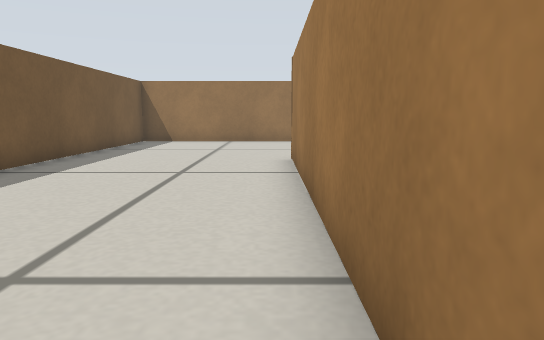
view 1 (above)

18 first-person views from a walk through a Gazebo world. The camera is 0.22 m above the floor, tilts 8° down and sees 70° across. The floor is counted in squares, 0.2 m on a side. Each view is taken from the middle of a square. On the plan, view 1 faces up. The plan holds only what a view shows up to about 14 squares ahead; the rest is blank.

view 2
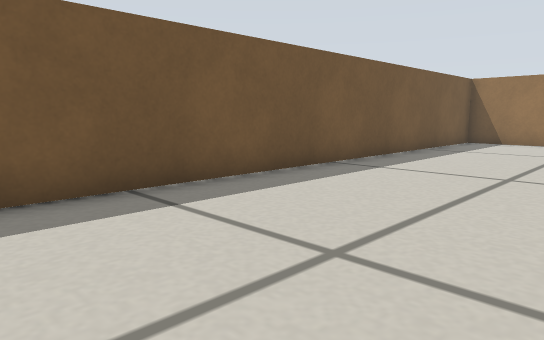

view 3
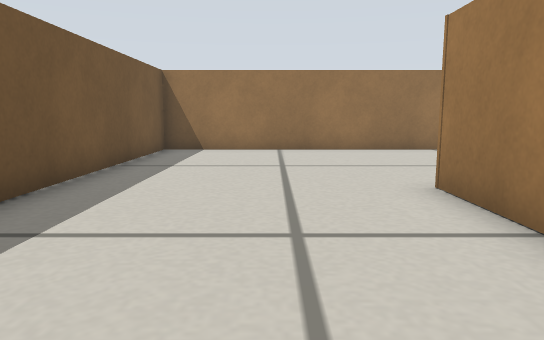

view 4
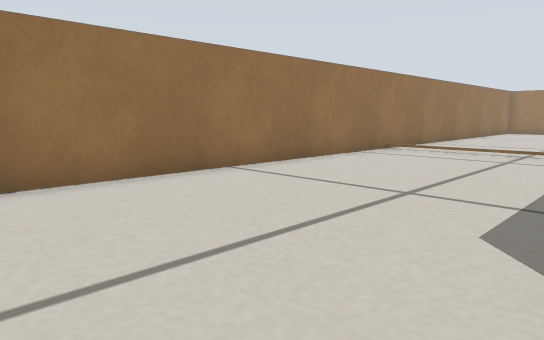

view 5
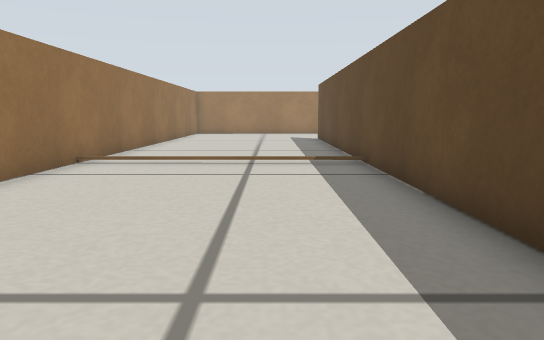

view 6
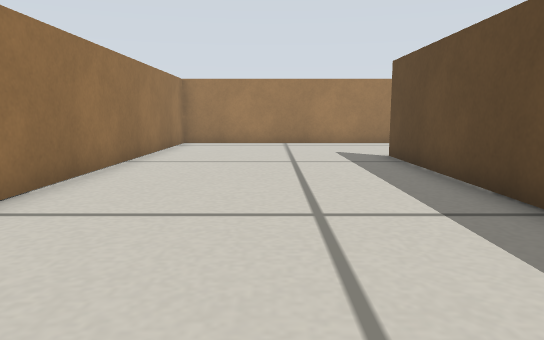

view 7
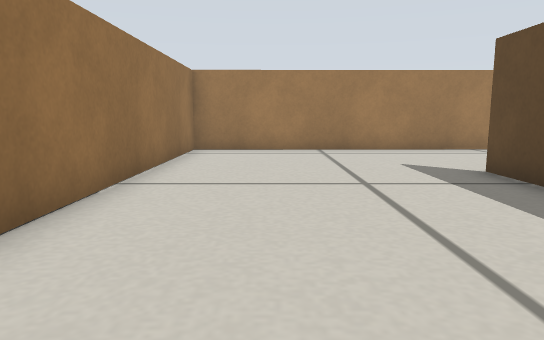

view 8
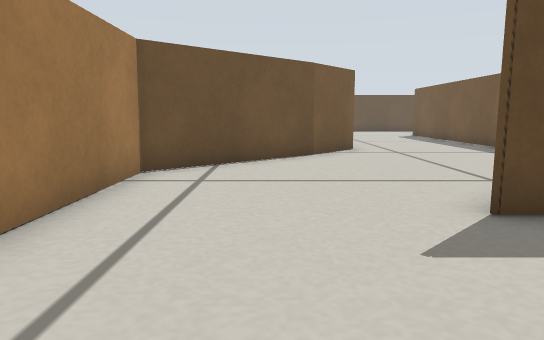

view 9
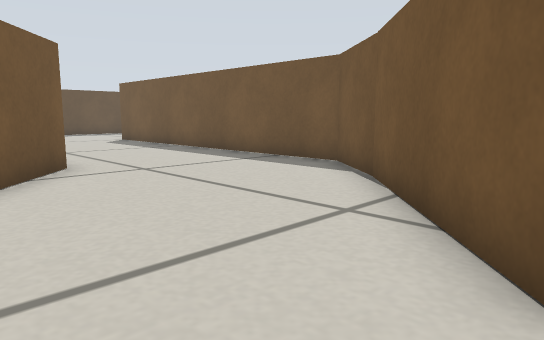

view 10
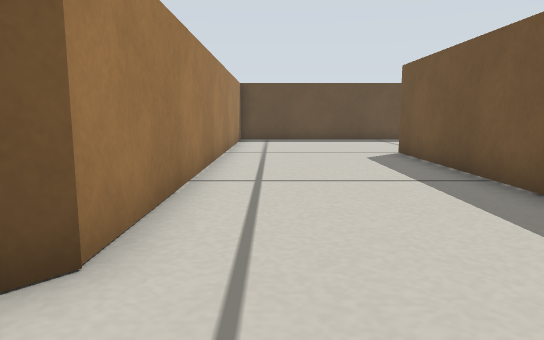

view 11
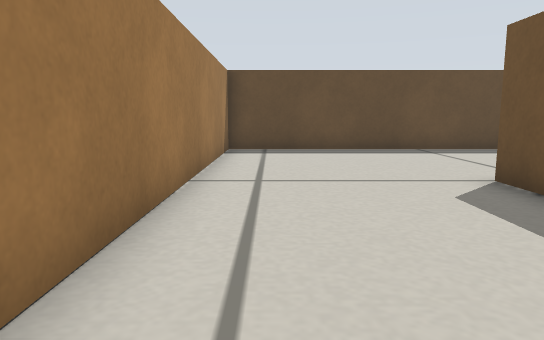

view 12
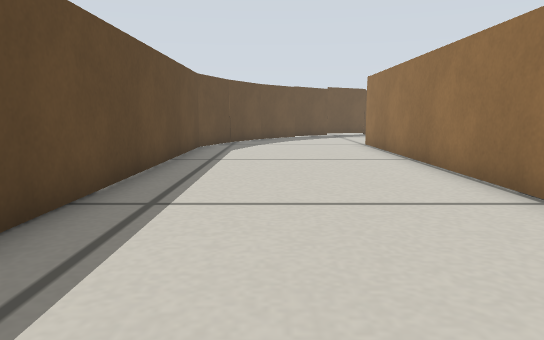

view 13
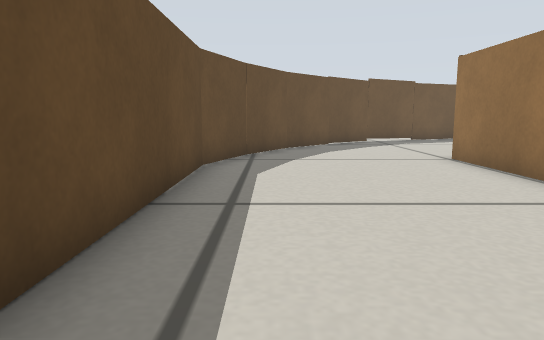

view 14
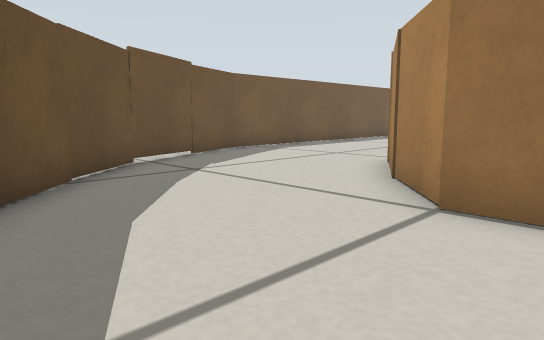

view 15
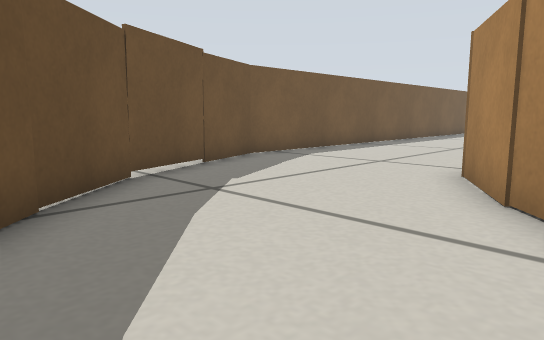

view 16
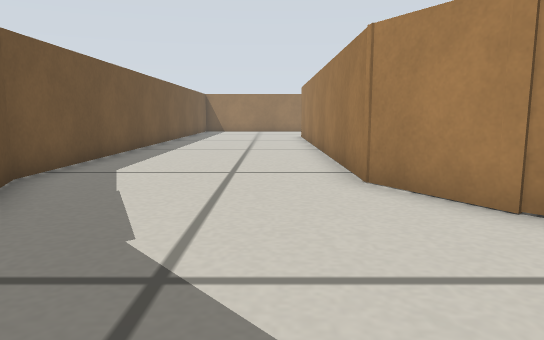

view 17
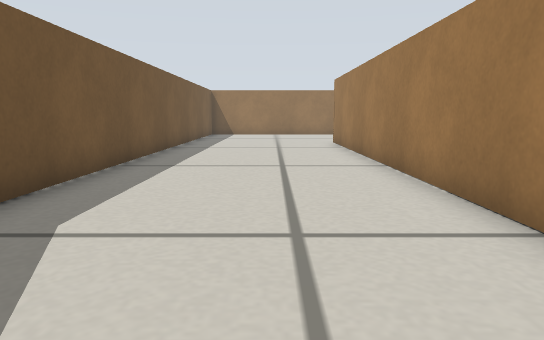

view 18
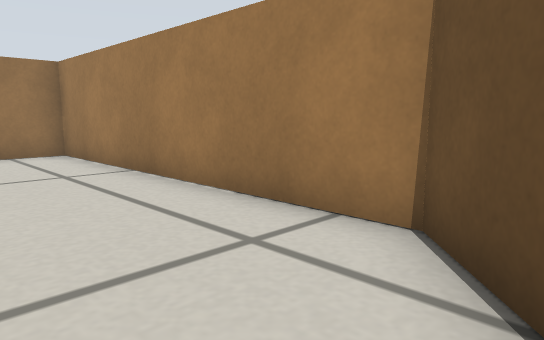

### Floor plan
Ten units are one square. View 1 is at (0, 0); x grows to the right and y downward. Boxes are objects, and circles mark ways between rooms. Rooms are numbered by the first view taken in them; rooms with no view inside come last. Other rooms are left out.
<svg viewBox="-61 -170 311 310">
<path fill="none" stroke="#000" d="M40 -98 196 -98 158 -64M159 -65 143 -45 143 -35M194 -14 209 -33M208 -31 245 -65 245 -165 -55 -165 -54 35M13 50 5 37 5 -99M-56 34 -40 69M131 75 33 74 16 55M18 58 13 50M20 127 45 135 194 135 194 -14M-1 115 22 127M143 -35 143 75M-20 98 0 115M-36 79 -19 98M-40 69 -35 80"/>
<circle cx="-15" cy="58" r="3" fill="#2a7"/>
<circle cx="170" cy="-36" r="3" fill="#2a7"/>
<text x="80" y="-110">1</text>
<text x="110" y="80">2</text>
</svg>
Room 1 opens to room 2.

Where each view was taken, in squares from view 1:
view 1: 0 up, 0 right, facing up
view 2: 0 up, 0 right, facing up-left
view 3: 4 up, 2 left, facing up
view 4: 10 up, 2 left, facing up-right
view 5: 12 up, 1 right, facing right
view 6: 13 up, 9 right, facing right
view 7: 14 up, 12 right, facing right
view 8: 14 up, 22 right, facing down
view 9: 10 up, 22 right, facing down-left
view 10: 4 up, 18 right, facing down
view 11: 1 down, 18 right, facing down
view 12: 11 down, 18 right, facing left
view 13: 12 down, 13 right, facing left
view 14: 12 down, 5 right, facing up-left
view 15: 11 down, 3 right, facing up-left
view 16: 10 down, 1 left, facing up
view 17: 6 down, 2 left, facing up
view 18: 5 up, 21 right, facing up-right
